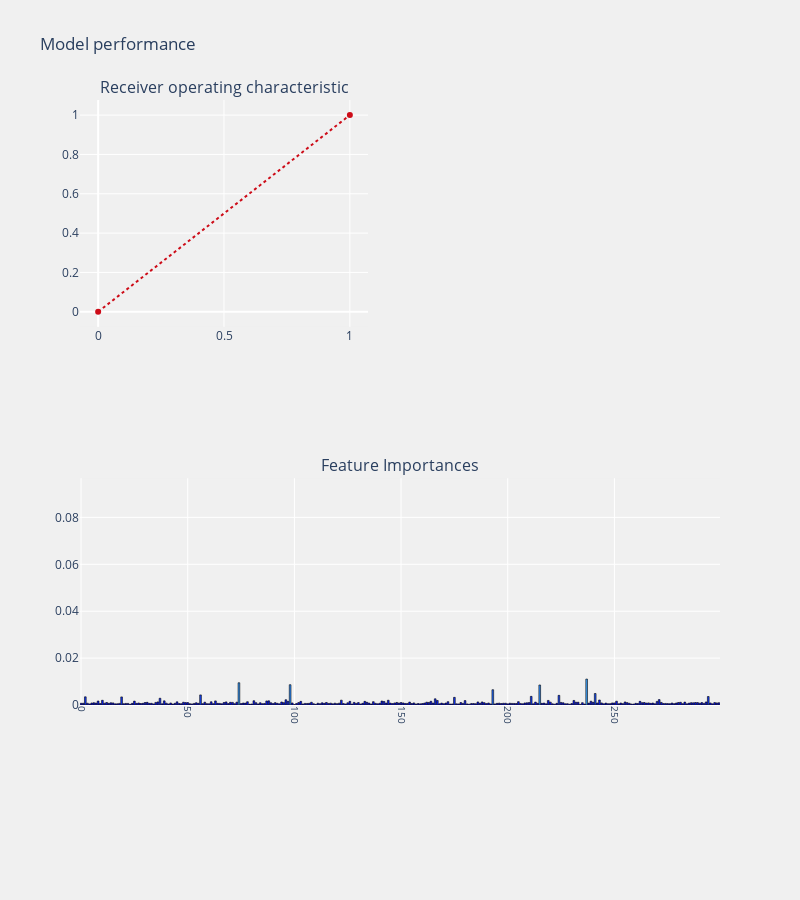

The notebook cell saved with this chart:
### Code cell
from sklearn.model_selection import train_test_split

    # Split the data into training and testing sets
train_features, test_features, train_labels, test_labels = train_test_split(X, y, test_size = 0.25,
                                                                                  random_state = 42) 
from xgboost import XGBClassifier
xgc = XGBClassifier()
prediction(xgc,train_features, test_features, train_labels, test_labels, feature_list,"features",threshold_plot = True)

### Figure 1 — Plotly figure (JSON) as saved in the notebook; plotly's stock layout.template omitted (floating-point values rounded to 4 significant figures; data arrays with more than 128 entries replaced by an {"elided": "..."} marker saying what was removed)
{"data": [{"line": {"color": "rgb(205, 12, 24)", "dash": "dot", "width": 2}, "type": "scatter", "x": [0, 1], "xaxis": "x", "y": [0, 1], "yaxis": "y"}, {"marker": {"color": {"elided": "345 float values"}, "colorscale": [[0, "rgb(0,0,255)"], [0.1, "rgb(51,153,255)"], [0.2, "rgb(102,204,255)"], [0.3, "rgb(153,204,255)"], [0.4, "rgb(204,204,255)"], [0.5, "rgb(255,255,255)"], [0.6, "rgb(255,204,255)"], [0.7, "rgb(255,153,255)"], [0.8, "rgb(255,102,204)"], [0.9, "rgb(255,102,102)"], [1, "rgb(255,0,0)"]], "line": {"color": "black", "width": 0.6}}, "name": "coefficients", "type": "bar", "x": {"elided": "345 str values"}, "xaxis": "x3", "y": {"elided": "345 float values"}, "yaxis": "y3"}], "layout": {"annotations": [{"font": {"size": 16}, "showarrow": false, "text": "Receiver operating characteristic", "x": 0.225, "xanchor": "center", "xref": "paper", "y": 1, "yanchor": "bottom", "yref": "paper"}, {"font": {"size": 16}, "showarrow": false, "text": "Feature Importances", "x": 0.5, "xanchor": "center", "xref": "paper", "y": 0.375, "yanchor": "bottom", "yref": "paper"}], "autosize": false, "height": 900, "margin": {"b": 195}, "paper_bgcolor": "rgba(240,240,240, 0.95)", "plot_bgcolor": "rgba(240,240,240, 0.95)", "showlegend": false, "title": {"text": "Model performance"}, "width": 800, "xaxis": {"anchor": "y", "domain": [0, 0.45]}, "xaxis2": {"anchor": "y2", "domain": [0.55, 1], "title": {"text": "false positive rate"}}, "xaxis3": {"anchor": "y3", "domain": [0, 1], "showgrid": true, "tickangle": 90, "tickfont": {"size": 10}}, "yaxis": {"anchor": "x", "domain": [0.625, 1]}, "yaxis2": {"anchor": "x2", "domain": [0.625, 1], "title": {"text": "true positive rate"}}, "yaxis3": {"anchor": "x3", "domain": [0, 0.375]}}}
